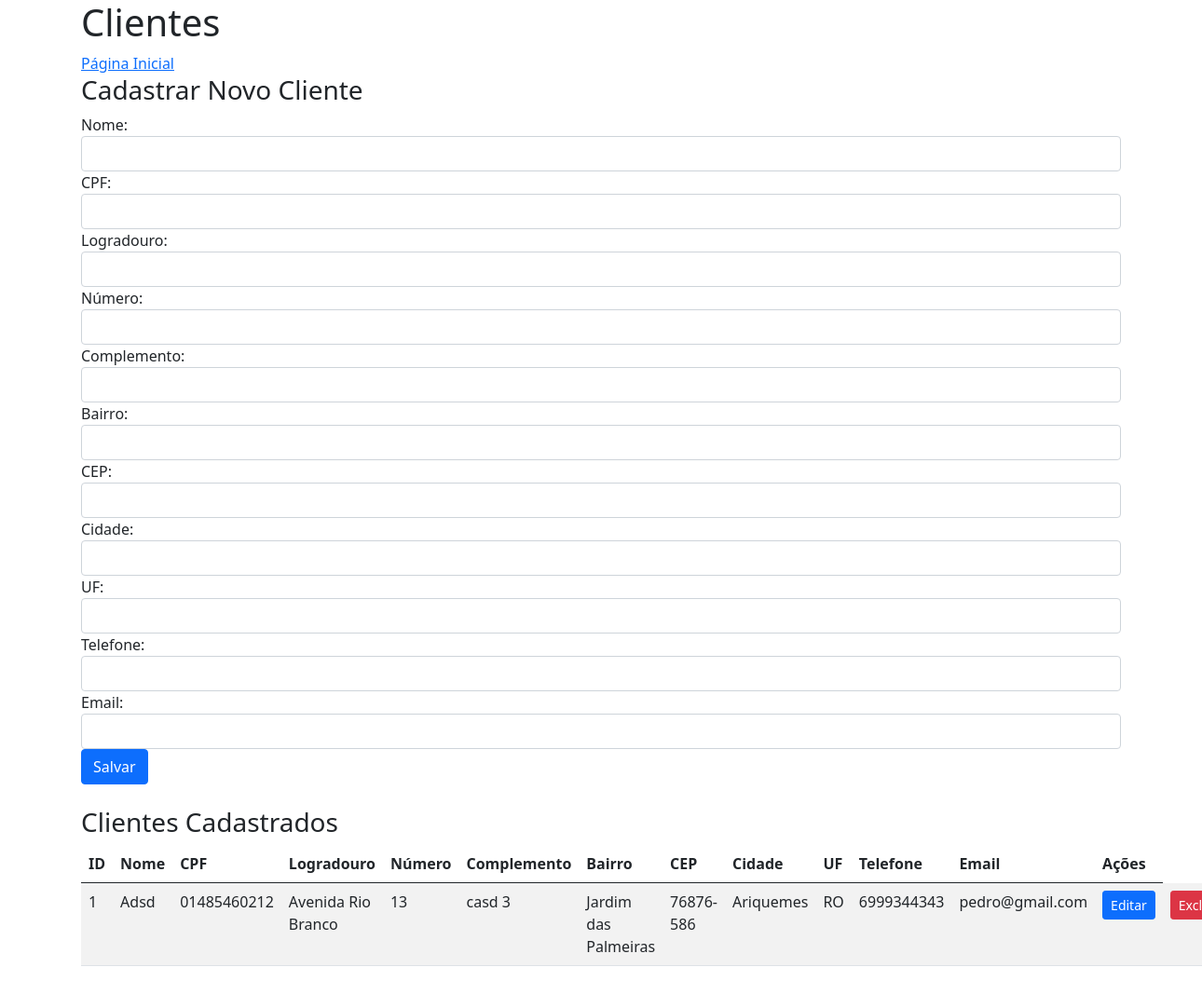
/clientes/, run on the app's committed database.
### models/cliente_model.py (models this page shows, shortened)
class Pessoas:
    __abstract__ = True

class Clientes(Pessoas, db.Model):
    __tablename__ = 'clientes'
    id = db.Column(db.Integer, primary_key=True, autoincrement=True)
    nome = db.Column(db.String, nullable=False)
    cpf = db.Column(db.String, nullable=False)
    logradouro = db.Column(db.String, nullable=False)
    numero = db.Column(db.String, nullable=False)
    complemento = db.Column(db.String, nullable=False)
    bairro = db.Column(db.String, nullable=False)
    cep = db.Column(db.String, nullable=False)
    cidade = db.Column(db.String, nullable=False)
    uf = db.Column(db.String, nullable=False)
    telefone = db.Column(db.String, nullable=False)
    email = db.Column(db.String, nullable=False)
    @staticmethod
    def get_clientes():
        return db.session.query(Clientes).order_by(Clientes.id).all()

### controller/cliente_controller.py (the view, shortened to what this page needs)
@cliente_blueprint.route('/', methods=['GET', 'POST'])
def index():
    clientes = Clientes.get_clientes()
    return render_template('clientes/index_cliente.html', clientes=clientes, **request.form)

### templates/clientes/index_cliente.html (shortened to what this page needs)
{% extends 'base.html' %}
{% block body %}
<h1>Clientes</h1>
<a href="{{ url_for('home') }}">Página Inicial</a>
<h3>Cadastrar Novo Cliente</h3>
<form method="POST" class="mb-4">
    <div class="form-group">
        <label for="nome">Nome:</label>
        <input type="text" id="nome" name="nome" class="form-control" value="{{ nome or '' }}" required />
    </div>
    <div class="form-group">
        <label for="cpf">CPF:</label>
        <input type="text" id="cpf" name="cpf" class="form-control" value="{{ cpf or '' }}" required />
    </div>
    <div class="form-group">
        <label for="logradouro">Logradouro:</label>
        <input type="text" id="logradouro" name="logradouro" class="form-control" value="{{ logradouro or '' }}" required />
    </div>
    <div class="form-group">
        <label for="numero">Número:</label>
        <input type="text" id="numero" name="numero" class="form-control" value="{{ numero or '' }}" required />
    </div>
    <div class="form-group">
        <label for="complemento">Complemento:</label>
        <input type="text" id="complemento" name="complemento" class="form-control" value="{{ complemento or '' }}" />
    </div>
    <div class="form-group">
        <label for="bairro">Bairro:</label>
        <input type="text" id="bairro" name="bairro" class="form-control" value="{{ bairro or '' }}" required />
    </div>
    <div class="form-group">
        <label for="cep">CEP:</label>
        <input type="text" id="cep" name="cep" class="form-control" value="{{ cep or '' }}" required maxlength="9" />
    </div>
    <div class="form-group">
        <label for="cidade">Cidade:</label>
        <input type="text" id="cidade" name="cidade" class="form-control" value="{{ cidade or '' }}" required />
    </div>
    <div class="form-group">
        <label for="uf">UF:</label>
        <input type="text" id="uf" name="uf" class="form-control" value="{{ uf or '' }}" required />
    </div>
    <div class="form-group">
        <label for="telefone">Telefone:</label>
        <input type="text" id="telefone" name="telefone" class="form-control" value="{{ telefone or '' }}" required maxlength="15" />
    </div>
    <div class="form-group">
        <label for="email">Email:</label>
        <input type="email" id="email" name="email" class="form-control" value="{{ email or '' }}" required />
    </div>
    <button type="submit" class="btn btn-primary">Salvar</button>
</form>
<h3>Clientes Cadastrados</h3>
<table class="table table-striped">
  <thead>
    <tr>
      <th>ID</th>
      <th>Nome</th>
      <th>CPF</th>
      <th>Logradouro</th>
      <th>Número</th>
      <th>Complemento</th>
      <th>Bairro</th>
      <th>CEP</th>
      <th>Cidade</th>
      <th>UF</th>
      <th>Telefone</th>
      <th>Email</th>
      <th>Ações</th>
    </tr>
  </thead>
  <tbody>
    {% for cliente in clientes %}
    <tr>
      <td>{{ cliente.id }}</td>
      <td>{{ cliente.nome }}</td>
      <td>{{ cliente.cpf }}</td>
      <td>{{ cliente.logradouro }}</td>
      <td>{{ cliente.numero }}</td>
      <td>{{ cliente.complemento }}</td>
      <td>{{ cliente.bairro }}</td>
      <td>{{ cliente.cep }}</td>
      <td>{{ cliente.cidade }}</td>
      <td>{{ cliente.uf }}</td>
      <td>{{ cliente.telefone }}</td>
      <td>{{ cliente.email }}</td>
      <td>
        <a href="{{ url_for('cliente.editar_cliente', id=cliente.id) }}" class="btn btn-primary btn-sm">Editar</a>
      </td>
      <td>
        <form action="{{ url_for('cliente.deleta_cliente', id=cliente.id) }}" method="POST" onsubmit="return confirmarExclusao('{{ cliente.nome }}');">
            <button type="submit" class="btn btn-danger btn-sm">Excluir</button>
        </form>
      </td>
    </tr>
    {% endfor %}
  </tbody>
</table>
{% endblock %}

### templates/base.html (shortened to what this page needs)
<!DOCTYPE html>
<html lang="pt">
  <head>
    <link
      href="{{ url_for('static', filename='css/bootstrap.min.css') }}"
      rel="stylesheet"
    />
  </head>
  <body>
    <div class="container">
      {% block body %}{% endblock %}
    </div>
  </body>
</html>

### data on the page
Clientes: id "1", nome "Adsd", cpf "01485460212", logradouro "Avenida Rio Branco", numero "13", complemento "casd 3", bairro "Jardim das Palmeiras", cep "76876-586", cidade "Ariquemes", uf "RO", telefone "6999344343", email "pedro@gmail.com"
